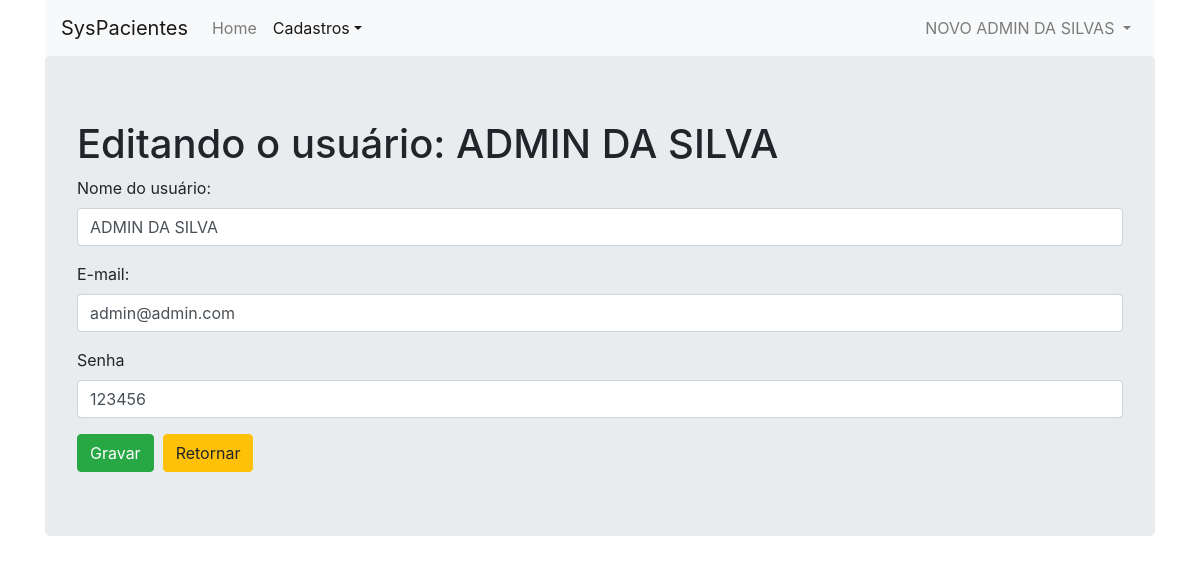
The page /usuario.php?idUsuario=2 (signed in) on the database its author committed.
### tables this page shows
CREATE TABLE `usuarios` (
  `id` int(11) NOT NULL AUTO_INCREMENT,
  `email` varchar(50) NOT NULL,
  `senha` varchar(10) NOT NULL,
  `nome` varchar(50) NOT NULL,
  PRIMARY KEY (`id`)
);

### usuario.php (the view, shortened to what this page needs)
<?php
   require_once('conexao.php');
   $idUsuario = $_GET['idUsuario'];
   $id_usuario   = $_SESSION["id_usuario"];
   $nome_usuario = "";
   $sql = "SELECT nome FROM usuarios WHERE id = ".$id_usuario;
   $resp = mysqli_query($conexao_bd, $sql);
   if($rows=mysqli_fetch_row($resp)){
      $nome_usuario = $rows[0];
   }
   $nomeUsuario  = "";
   $emailUsuario = "";
   $senhaUsuario = "";
   if($idUsuario != 0){
      $sql = "SELECT nome, email, senha FROM usuarios WHERE id = " . $idUsuario;
      $resp = mysqli_query($conexao_bd, $sql);
      if($rows=mysqli_fetch_row($resp)){
         $nomeUsuario  = $rows[0];
         $emailUsuario = $rows[1];
         $senhaUsuario = $rows[2];
      }
   }
?>
<!DOCTYPE html>
<html lang="pt-br">
<head>
   <link href="css/bootstrap.min.css" rel="stylesheet">
</head>
<body>
   <div class="container">
      <nav class="navbar navbar-expand-lg navbar-light bg-light rounded">
        <a class="navbar-brand" href="#">SysPacientes</a>
        <div class="collapse navbar-collapse" id="navbarsExample09">
          <ul class="navbar-nav mr-auto">
            <li class="nav-item">
              <a class="nav-link" href="admin.php">Home <span class="sr-only">(current)</span></a>
            </li>
            <li class="nav-item dropdown active">
              <a class="nav-link dropdown-toggle" href="#" id="dropdown09" data-toggle="dropdown" aria-haspopup="true" aria-expanded="false">Cadastros</a>
            </li>
          </ul>
          <ul class="navbar-nav navbar-right">
            <li class="nav-item dropdown">
                <a class="nav-link dropdown-toggle" href="#" id="dropdown10" data-toggle="dropdown" aria-haspopup="true" aria-expanded="false">
                  <?php echo($nome_usuario); ?>
                </a>
            </li>
          </ul>
        </div>
      </nav>
      <div class="jumbotron">
        <?php
         if($idUsuario != 0){
            echo("<h1>Editando o usuário: $nomeUsuario</h1>");
         }else{
            echo("<h1>Cadastro de novo usuário:</h1>");
         }
        ?>
        <form
            method="post"
            action="usuario_gravar.php">
            <div class="form-group">
               <label for="inputNome">Nome do usuário:</label>
               <input type="text" class="form-control" id="inputNome"
                     name="inputNome" placeholder="Nome do usuário"
                     value="<?php echo($nomeUsuario); ?>"
                     >
            </div>
            <div class="form-group">
               <label for="inputEmail">E-mail:</label>
               <input type="email" class="form-control" id="inputEmail"
                     name="inputEmail" placeholder="E-mail"
                     value="<?php echo($emailUsuario); ?>"
                     >
            </div>
            <div class="form-group">
               <label for="inputPassword">Senha</label>
               <input type="text" class="form-control" id="inputPassword" name="inputPassword" value="<?php echo($senhaUsuario);?>">
            </div>
            <button type="submit" class="btn btn-success">Gravar</button>&nbsp;
            <a href="usuario_list2.php" class="btn btn-warning" role="button">Retornar</a>
         </form>
      </div>
    </div>
</body>
</html>

### rows shown on the page
usuarios: nome "NOVO ADMIN DA SILVAS"
usuarios: nome "ADMIN DA SILVA", inputNome "ADMIN DA SILVA", inputEmail "admin@admin.com", inputPassword "123456"
